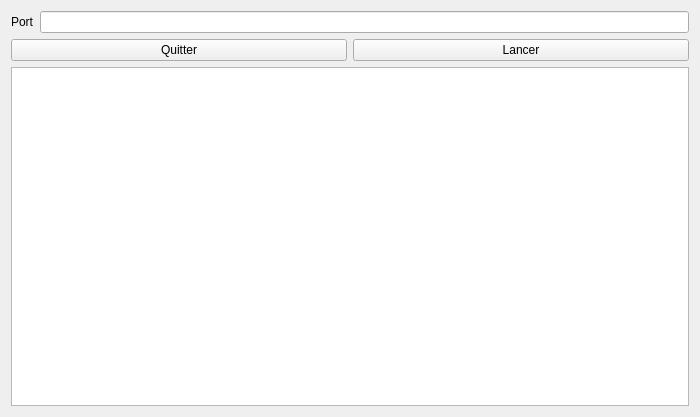
<?xml version="1.0" encoding="UTF-8"?>
<ui version="4.0">
 <class>InterfaceServeurTchat</class>
 <widget class="QWidget" name="InterfaceServeurTchat">
  <property name="geometry">
   <rect>
    <x>0</x>
    <y>0</y>
    <width>700</width>
    <height>417</height>
   </rect>
  </property>
  <property name="windowTitle">
   <string>InterfaceServeurTchat</string>
  </property>
  <layout class="QVBoxLayout" name="verticalLayout">
   <item>
    <layout class="QHBoxLayout" name="horizontalLayout_2">
     <item>
      <widget class="QLabel" name="labelPort">
       <property name="text">
        <string>Port</string>
       </property>
      </widget>
     </item>
     <item>
      <widget class="QLineEdit" name="lineEditPort"/>
     </item>
    </layout>
   </item>
   <item>
    <layout class="QHBoxLayout" name="horizontalLayout">
     <item>
      <widget class="QPushButton" name="pushButtonQuitter">
       <property name="text">
        <string>Quitter</string>
       </property>
      </widget>
     </item>
     <item>
      <widget class="QPushButton" name="pushButtonLancer">
       <property name="text">
        <string>Lancer</string>
       </property>
      </widget>
     </item>
    </layout>
   </item>
   <item>
    <widget class="QTextEdit" name="textEditLogs"/>
   </item>
  </layout>
 </widget>
 <resources/>
 <connections>
  <connection>
   <sender>pushButtonQuitter</sender>
   <signal>clicked()</signal>
   <receiver>InterfaceServeurTchat</receiver>
   <slot>close()</slot>
   <hints>
    <hint type="sourcelabel">
     <x>238</x>
     <y>51</y>
    </hint>
    <hint type="destinationlabel">
     <x>-127</x>
     <y>53</y>
    </hint>
   </hints>
  </connection>
 </connections>
</ui>
